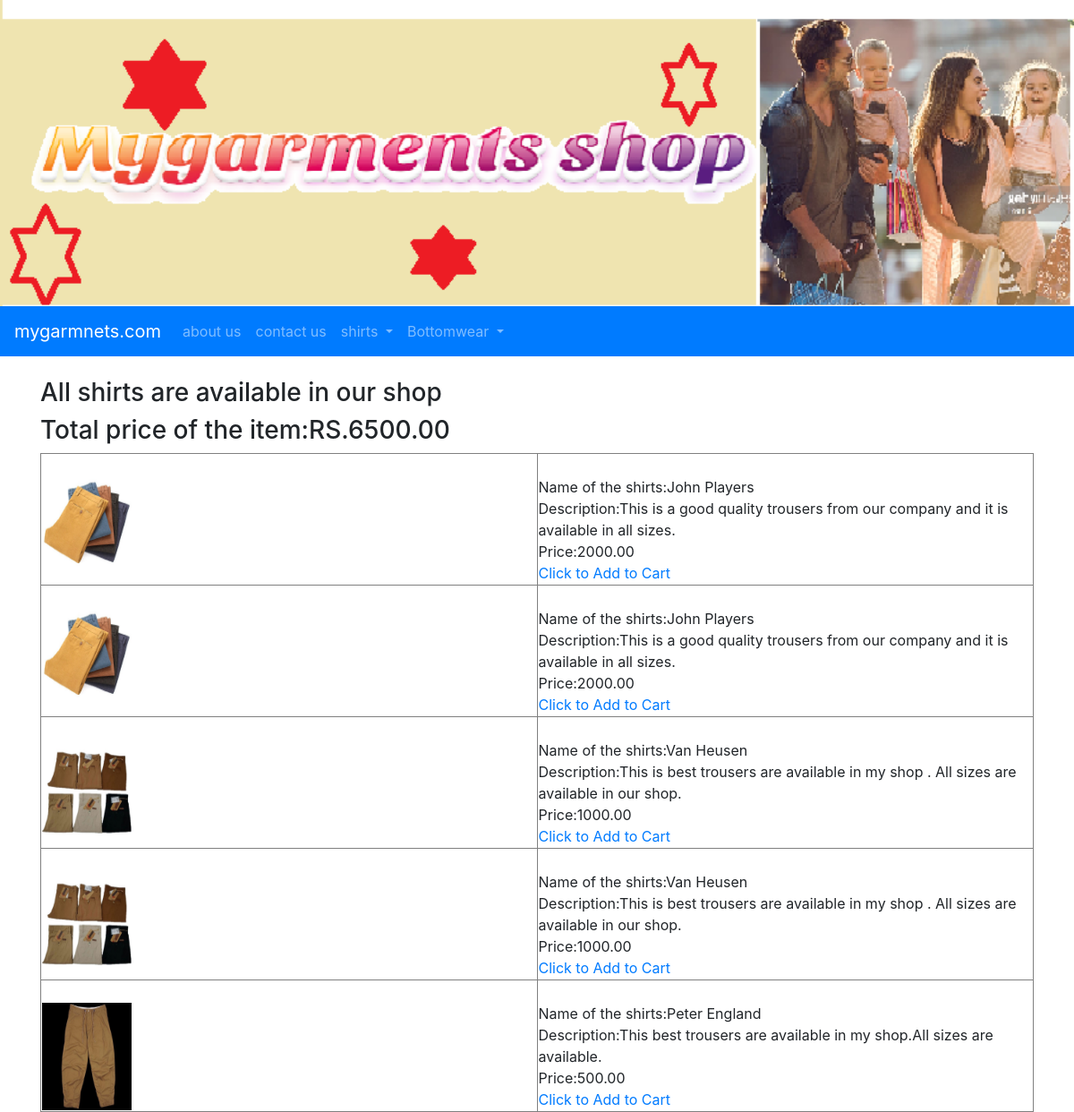
The page /cart4 on the database its author committed.
### garments/models.py (models this page shows, shortened)
class Trousers(models.Model):
    name=models.CharField(max_length=100)
    photo=models.FileField(blank=True)
    desc=models.TextField(max_length=500,blank=True)
    price=models.DecimalField(max_digits=10,decimal_places=2)
    stock=models.PositiveIntegerField()
    available=models.BooleanField(default=True)
    created=models.DateTimeField(auto_now_add=True)
    updated=models.DateTimeField(auto_now=True)

### garments/views.py (the view)
# urls.py: path('cart<int:x>',cart),
def cart(request,x):
    item=get_object_or_404(Trousers,pk=x)
    lst.append(item)
    price.append(item.price)
    return render(request,'cart.html',{'lst':lst,'tot_price':sum(price)})

### garments/templates/cart.html
{% extends 'base.html'%}
{% block content %}
<body style= background-image:url("/media/bg1.png")>
<div class="container">
<h3>All shirts are available in our shop</h3>
<h3>Total price of the item:RS.{{tot_price}}</h3>
<table width=100% border=1>
{% for l in lst %}
    <tr>
    <td width=50%><br>
    <img src='{{l.photo.url}}' width=100 height=120/>
    </td>
    <td width=50%><br>
    Name of the shirts:{{l.name}}<br>
    Description:{{l.desc}}<br>
    Price:{{l.price}}<br>
    <a href='cart{{l.id}}'>Click to Add to Cart</a>
    </td>
    </tr>
{% endfor %}
</table>
</div>
</body>
{% endblock %}

### rows shown on the page
Trousers: photo (picture), name "John Players", desc "This is a good quality trousers from our company and it is available in all sizes.", price "2000.00"
Trousers: photo (picture), name "Van Heusen", desc "This is best trousers are available in my shop . All sizes are available in our shop.", price "1000.00"
Trousers: photo (picture), name "Peter England", desc "This best trousers are available in my shop.All sizes are available.", price "500.00"

### other values the page prints
{{ tot_price }} "6500.00"
